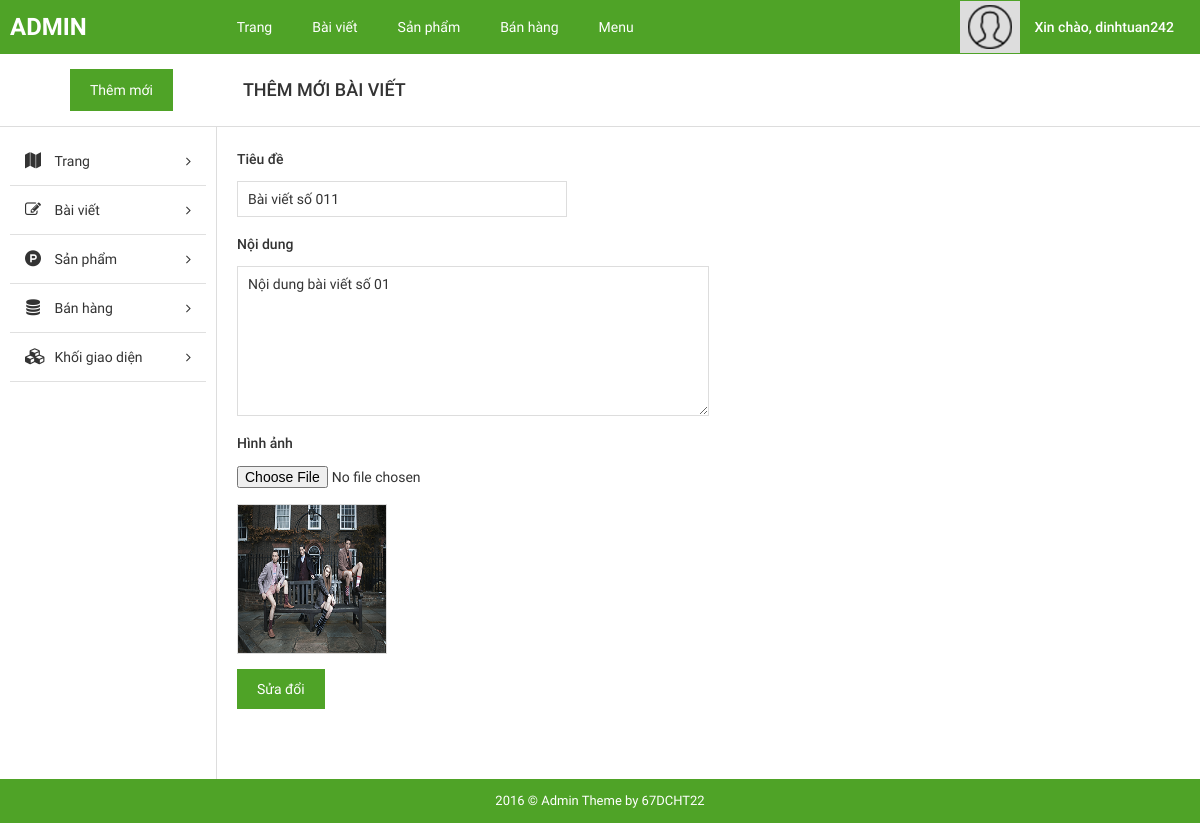
/admin/?page=change_post&id=2, run on the app's committed database.
### tables this page shows
CREATE TABLE `tbl_user` (
  `username` varchar(30) NOT NULL,
  `name` char(50) DEFAULT NULL,
  `email` varchar(200) DEFAULT NULL,
  `phone` varchar(10) DEFAULT NULL,
  `address` varchar(200) DEFAULT NULL,
  `password` varchar(10) NOT NULL
);

CREATE TABLE `tbl_post` (
  `id` int(11) NOT NULL,
  `title` varchar(100) DEFAULT NULL,
  `content` varchar(500) DEFAULT NULL,
  `image` varchar(100) DEFAULT NULL
);

### admin/pages/change_post.php (the view, shortened to what this page needs)
<div id="main-content-wp" class="add-cat-page">
    <div class="section" id="title-page">
        <div class="clearfix">
            <a href="?page=add_product" title="" id="add-new" class="fl-left">Thêm mới</a>
            <h3 id="index" class="fl-left">Thêm mới bài viết</h3>
        </div>
    </div>
    <div class="wrap clearfix">
        <?php require 'inc/sidebar.php'; ?>
        <div id="content" class="fl-right">
            <div class="section" id="detail-page">
                <div class="section-detail">
                    <form method="POST" action="pages/change_post_perform.php" enctype="multipart/form-data">
                        <?php
                               include("../config/dbconfig.php");
                               $id = $_GET["id"];
                               $sql = "select * from tbl_post where id = ".$id;
                               $run = mysqli_query($conn,$sql);
                               $row = mysqli_fetch_array($run);
                        ?>
                        <label for="title">Tiêu đề</label>
                        <input type="text" name="title" id="title" value='<?php echo $row["title"];?>'>
                        <label for="desc">Nội dung</label>
                        <textarea name="content" id="content"><?php echo $row["content"];?></textarea>
                        <label>Hình ảnh</label>
                        <div id="uploadFile">
                            <input type="file" name="image" id="upload-thumb">
                            <img src="index.php/../../images/post/<?php echo $row["image"];?>" alt="">
                        </div>
                        <button type="submit" name="btn-submit" id="btn-submit">Sửa đổi</button>
                    </form>
                </div>
            </div>
        </div>
    </div>
</div>

### admin/inc/header.php (shortened to what this page needs)
<!DOCTYPE html>
<html>
    <head>
        <link href="public/css/bootstrap/bootstrap.min.css" rel="stylesheet" type="text/css"/>
        <link href="public/css/bootstrap/bootstrap-theme.min.css" rel="stylesheet" type="text/css"/>
        <link href="public/reset.css" rel="stylesheet" type="text/css"/>
        <link href="public/css/font-awesome/css/font-awesome.min.css" rel="stylesheet" type="text/css"/>
        <link href="public/style.css" rel="stylesheet" type="text/css"/>
        <link href="public/responsive.css" rel="stylesheet" type="text/css"/>
    </head>
    <body>
        <div id="site">
            <div id="container">
                <div id="header-wp">
                    <div class="wp-inner clearfix">
                        <a href="?page=list_post" title="" id="logo" class="fl-left">ADMIN</a>
                        <ul id="main-menu" class="fl-left">
                            <li>
                                <a href="?page=list_page" title="">Trang</a>
                            </li>
                            <li>
                                <a href="?page=list_post" title="">Bài viết</a>
                            </li>
                            <li>
                                <a href="?page=list_product" title="">Sản phẩm</a>
                            </li>
                            <li>
                                <a href="" title="">Bán hàng</a>
                            </li>
                            <li>
                                <a href="?page=menu" title="">Menu</a>
                            </li>
                        </ul>
                        <div id="dropdown-user" class="dropdown dropdown-extended fl-right">
                            <button class="dropdown-toggle clearfix" type="button"  data-toggle="dropdown" aria-haspopup="true" aria-expanded="true">
                                <div id="thumb-circle" class="fl-left">
                                    <img src="public/images/img-admin.png">
                                </div>
                                <?php
                                    include("../config/dbconfig.php");
                                    mysqli_set_charset($conn, 'UTF8');
                                    $sql = "SELECT * from tbl_user";
                                    $run = mysqli_query($conn, $sql);
                                    while ($row = mysqli_fetch_array($run)) {
                                ;?>
                                <h3 id="account" class="fl-right">Xin chào, <?php echo $row["username"];?></h3>
                            <?php } ?>
                            </button>
                        </div>
                    </div>
                </div>

### admin/public/css/import/global.css (style rules this page uses)
body { font-family: "Roboto Regular"; font-size: 14px; line-height: 24px; color: #333; }
.fl-left { float: left; }
.fl-right { float: right; }
img { max-width: 100%; height: auto; display: block; }
ul li { list-style: none!important; }
a { text-decoration: none!important; }
.dropdown .dropdown-toggle { background: none; border: none; outline: none; }

### admin/public/css/import/list_post.css (style rules this page uses)
#header-wp { background: #4fa327; }
#main-menu { margin-left: 120px; }
#main-menu li { float: left; }
#main-menu li a { display: block; color: #fff; padding: 15px 20px; }
#logo { font-family: 'Roboto Bold'; font-weight: normal; color: #fff; font-size: 24px; padding: 15px 10px; }
#thumb-circle { display: block; padding: 4px 8px; background: #ddd; }
#account { font-family: 'Roboto Medium'; font-weight: normal; color: #fff; padding: 14px 20px 14px 14px; }
#content { width: 82%; border-left: 1px solid #ddd; padding: 20px; }
#title-page { border-bottom: 1px solid #ddd; }
#add-new { display: inline-block; color: #fff; background: #4fa327; padding: 9px 20px; margin: 15px 70px; }
#index { font-family: 'Roboto Medium'; font-weight: normal; text-transform: uppercase; font-size: 18px; padding: 24px 0px; }
#main-menu > li { position: relative; }

### admin/public/css/import/add_cat.css (style rules this page uses)
.add-cat-page #detail-page .section-detail label { display: block; padding-bottom: 10px; font-family: 'Roboto Medium'; font-weight: normal; }
.add-cat-page #detail-page .section-detail input[type="text"] { display: block; padding: 5px 10px; border: 1px solid #ddd; width: 35%; margin-bottom: 15px; }
.add-cat-page #detail-page .section-detail textarea { display: block; padding: 5px 10px; border: 1px solid #ddd; width: 50%; height: 150px; margin-bottom: 15px; }
.add-cat-page #detail-page .section-detail button { display: block; border: none; outline: none; background: #4fa327; color: #fff; padding: 8px 20px; margin-bottom: 50px; }
#uploadFile { margin-bottom: 15px; }
#uploadFile img { margin-top: 15px; width: 150px; height: 150px; overflow: hidden; border: 1px solid #ddd; }

### data on the page
tbl_user: username "dinhtuan242"
tbl_post: title "Bài viết số 011", content "Nội dung bài viết số 01", image (picture)
